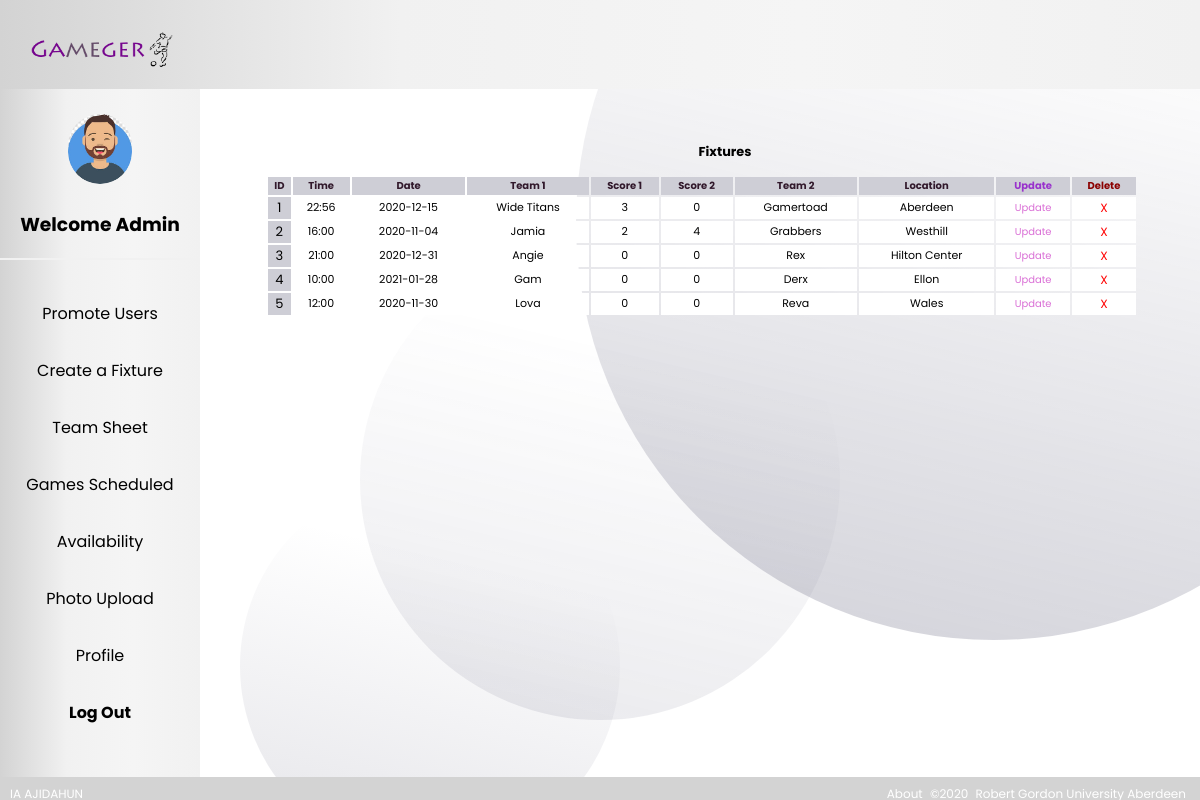
The page /schedule.php (signed in) on the database its author committed.
### tables this page shows
CREATE TABLE `games` (
  `Game_ID` int(10) UNSIGNED NOT NULL,
  `Team_1` varchar(100) NOT NULL,
  `Score_1` tinyint(3) NOT NULL,
  `Score_2` tinyint(3) NOT NULL,
  `Team_2` varchar(100) NOT NULL,
  `Date` varchar(100) DEFAULT NULL,
  `Time` varchar(100) NOT NULL,
  `Location` varchar(150) NOT NULL
);

### schedule.php (the view, shortened to what this page needs)
    <!DOCTYPE html>
    <html>
    <head>
        <?php include 'adminpage.php'; ?>
    </head>
    <?php
require_once ('config.php');
    ?>
    <body>
    <div class="content-fixture">
        <?php
        $sql = "SELECT * FROM GAMES";
        if($result = mysqli_query($link, $sql)){
        ?>
        <a class="content-fixture" style="font-size: 11px; ">
            <h3><strong>Fixtures</strong></h3>
            <?php
            if(mysqli_num_rows($result) > 0){
                echo "<table class='tab-fix'>";
                echo "<tr style='font-size: 10px'>";
                echo "<th style='background: #ceced6; color: #31182b'>ID</th>";
                echo "<th style='background: #ceced6; color: #31182b'>Time</th>";
                echo "<th style='background: #ceced6; color: #31182b'>Date</th>";
                echo "<th style='background: #ceced6; color: #31182b'>Team 1</th>";
                echo "<th style='background: #ceced6; color: #31182b'>Score 1</th>";
                echo "<th style='background: #ceced6; color: #31182b'>Score 2</th>";
                echo "<th style='background: #ceced6; color: #31182b'>Team 2</th>";
                echo "<th style='background: #ceced6; color: #31182b'>Location</th>";
                ?>
                <th style='background: #ceced6; color: darkorchid'>Update</th>
                <th style='background: #ceced6; color: darkred; '>Delete</th>
                <?php
                echo "</tr>";
                while($row = mysqli_fetch_array($result)){
                    echo "<tr style='background: white ;'>";
                    echo "<td style='background: #ceced6; font-size: 13px'>" . $row['Game_ID'] . "</td>";
                    echo "<td>" . $row['Time'] . "</td>";
                    echo "<td>" . $row['Date'] . "</td>";
                    echo "<td>" . $row['Team_1'] . "</td>";
                    echo "<td>" . $row['Score_1'] . "</td>";
                    echo "<td>" . $row['Score_2'] . "</td>";
                    echo "<td>" . $row['Team_2'] . "</td>";
                    echo "<td>" . $row['Location'] . "</td>";
                    ?>
                    <td><a class="update_fix" href="updatescore.php?Game_ID=<?php echo $row["Game_ID"]; ?>">Update</a></td>
                    <td> <a class="del_fix" href="del_fixture.php?op=delete&id=<?php echo $row['Game_ID']?>">X</a></td>
                    <?php
                    echo "</tr>";
                }
                echo "</table>";
            } else{
                echo "No records matching your query were found.";
            }
            } else{
                echo "ERROR: Could not able to execute $sql. " . mysqli_error($link);
            }
            ?>
    </div>
    </body>
    </html>

### css/style.css (style rules this page uses)
body { overflow-x: hidden; }
* { box-sizing: border-box; text-decoration: none }
body { margin: 0; font-family: 'Poppins', sans-serif; }

### css/styleteampage.css (style rules this page uses)
div>a { text-align: center; }
div.content-fixture { margin-left: 250px; padding: 40px 16px; }
.tab-fix { width: 95%; text-align: center; height: 20%; }
.del_fix { display: block; text-decoration: none; color: red; font-size: 12px; }
.update_fix { display: block; text-decoration: none; color: orchid; font-size: 10px; }

### rows shown on the page
games: Game_ID "1", Time "22:56", Date "2020-12-15", Team_1 "Wide Titans", Score_1 "3", Score_2 "0", Team_2 "Gamertoad", Location "Aberdeen"
games: Game_ID "2", Time "16:00", Date "2020-11-04", Team_1 "Jamia", Score_1 "2", Score_2 "4", Team_2 "Grabbers", Location "Westhill"
games: Game_ID "3", Time "21:00", Date "2020-12-31", Team_1 "Angie", Score_1 "0", Score_2 "0", Team_2 "Rex", Location "Hilton Center"
games: Game_ID "4", Time "10:00", Date "2021-01-28", Team_1 "Gam", Score_1 "0", Score_2 "0", Team_2 "Derx", Location "Ellon"
games: Game_ID "5", Time "12:00", Date "2020-11-30", Team_1 "Lova", Score_1 "0", Score_2 "0", Team_2 "Reva", Location "Wales"

### other values the page prints
$username "Admin"
